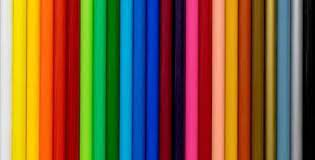
#> input picture prueba_imagen_deteccion/imagen.jpg, 315 x 160 px, given in place of the camera
$ python deteccion_naranja.py
#> lines starting #> are read from the running program, lines starting #| are printed output that depends on the picture; after the words box and inside, x2 and y2 are one past the last pixel; in counts of white or black regions, pixels touching at a corner belong together
### miniCurso/color.py
import cv2 as cv

def convertir(src, bajos , altos):
    mascaraNaranja = cv.inRange(src , bajos, altos) #CREO LAS MASCARAS DE NARANJA
    #etapa de contornos
    contornos, _ = cv.findContours(mascaraNaranja, cv.RETR_EXTERNAL, cv.CHAIN_APPROX_SIMPLE)
    return contornos

def dibujar(contornos, video, text):
        #realizamos un filtro para eliminar objetos basura
        for c in contornos:
            area = cv.contourArea(c)
            if area > 2000:
                M = cv.moments(c)
                if (M["m00"] == 0): M["m00"] = 1

                x = int(M["m10"]/M["m00"])
                y = int(M["m01"]/M["m00"])
                font = cv.FONT_HERSHEY_SIMPLEX

                cv.circle(video, (x, y), 5, (255,255,255), -1)
                cv.putText(video, text, (x, y+200), font, 1, (0,0,0), 5, cv.LINE_AA)
                contorno_suavisado = cv.convexHull(c)
                cv.drawContours(video ,[contorno_suavisado], 0 , (0,0,0) , 10)


### miniCurso/deteccion_naranja.py
import cv2 as cv
import numpy as np
import color as color

DEBUG_HSV = 0
cap = cv.VideoCapture(0)

# Cambia el tamaño de la ventana de visualización
cv.namedWindow("Ventana de Visualizacion", cv.WINDOW_NORMAL)  # Establece la ventana en modo redimensionable
# Rangos de Colores
#NARANJA
NARANJA_MIN = np.array([12, 100, 100],np.uint8)
NARANJA_MAX = np.array([20, 255, 255],np.uint8)
#AZUL
AZUL_MIN = np.array([110, 100, 20],np.uint8)
AZUL_MAX = np.array([128, 255, 255],np.uint8)
#verde
VERDE_MIN = np.array([45, 40, 70],np.uint8)
VERDE_MAX = np.array([80, 255, 255],np.uint8)

while True:
    hayvideo, video = cap.read() # Obtengo video en vivo si hayvideo es true => hay video
#> video is the input picture: shape (160, 315, 3); mean B, G, R 63.8, 95.1, 124
    if hayvideo:
        hsv_video = cv.cvtColor(video ,cv.COLOR_BGR2HSV) # paso el video a HSV(HUE SATURATION VALUE)
#> hsv_video: shape (160, 315, 3); mean H, S, V 65.6, 201.2, 163.3

        #color naranja
        contornos_naranja = color.convertir(hsv_video, NARANJA_MIN, NARANJA_MAX)
#> in convertir, `mascaraNaranja = cv.inRange(src , bajos, altos)`:
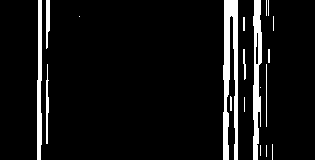
#> mascaraNaranja: shape (160, 315); 7.7% white; 19 white regions (9 under 20 px)
#> in convertir, `contornos, _ = cv.findContours(mascaraNaranja, cv.RETR_EXTERNAL, cv.CH..`: contornos = 19 contours, 13 with area under 20; largest, box (x1, y1, x2, y2) and area: (223, 0, 238, 160) 1284, (253, 0, 262, 160) 855, (37, 0, 42, 160) 510, (46, 0, 50, 49) 110, (46, 64, 49, 144) 80, (243, 49, 246, 80) 30
#> contornos_naranja has the same summary as contornos in convertir
        color.dibujar(contornos_naranja, video, "Objeto Naranja")
#> the loop in dibujar, `for c in contornos:` made 19 passes
#> area on passes 8, 10, 16, 17, 18, 19: 80.5, 29.5, 855, 1284.5, 109.5, 510

        #color azul
        contornos_azul = color.convertir(hsv_video, AZUL_MIN, AZUL_MAX)
#> in convertir (call 2), `mascaraNaranja = cv.inRange(src , bajos, altos)`:
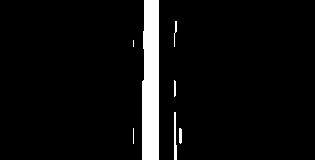
#> mascaraNaranja: shape (160, 315); 5.6% white; 7 white regions (2 under 20 px)
#> in convertir (call 2), `contornos, _ = cv.findContours(mascaraNaranja, cv.RETR_EXTERNAL, cv.CH..`: contornos = 7 contours, 4 with area under 20; largest, box (x1, y1, x2, y2) and area: (142, 0, 159, 160) 2402, (174, 112, 177, 160) 62, (179, 128, 182, 144) 28
#> contornos_azul has the same summary as contornos in convertir
        color.dibujar(contornos_azul, video, "Objeto azul")
#> call 2 of dibujar, with text = 'Objeto azul'
#> the loop in dibujar (call 2), `for c in contornos:` made 7 passes
#> (area, x, y, font) on pass 7: (2402, 150, 81, 0)
#> area on passes 1, 3: 28.5, 61.5
#> after the loop in dibujar (call 2), `for c in contornos:`:
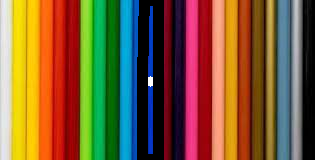
#> video: shape (160, 315, 3); 7.17% of pixels changed, all inside (x1, y1, x2, y2) = (137, 0, 164, 160)

        #color verde
        contornos_verde = color.convertir(hsv_video, VERDE_MIN, VERDE_MAX)
#> in convertir (call 3), `mascaraNaranja = cv.inRange(src , bajos, altos)`:
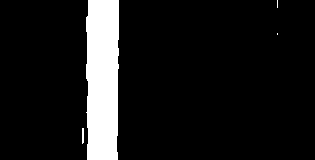
#> mascaraNaranja: shape (160, 315); 10% white; 4 white regions (2 under 20 px)
#> in convertir (call 3), `contornos, _ = cv.findContours(mascaraNaranja, cv.RETR_EXTERNAL, cv.CH..`: contornos = 4 contours, 3 with area under 20; largest, box (x1, y1, x2, y2) and area: (86, 0, 119, 160) 4791
#> contornos_verde has the same summary as contornos in convertir
        color.dibujar(contornos_verde, video, "Objeto verde")
#> call 3 of dibujar, with text = 'Objeto verde'
#> the loop in dibujar (call 3), `for c in contornos:` made 4 passes
#> (area, x, y, font) on pass 4: (4791, 102, 78, 0)
#> after the loop in dibujar (call 3), `for c in contornos:`:
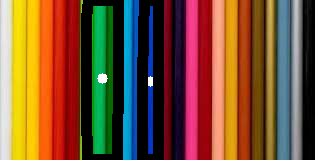
#> video: shape (160, 315, 3); 7.6% of pixels changed, all inside (x1, y1, x2, y2) = (81, 0, 124, 160)

        #MUESTRO POR VENTANA
        cv.imshow("Ventana de Visualizacion", video)
        if DEBUG_HSV == True :
            cv.imshow('Ventana video HSV', hsv_video)

        if cv.waitKey(1) == ord('s'): # Si es presionada durante 1ms la tecla 'S' ord() devuelve el valor que es comparado con waitKey(1) y el programa sale del while
#> (key Esc is pressed here)
            break

cap.release()# Liberar la captura de video y cerrar la cámara
cv.destroyAllWindows() # Cerrar cualquier ventana abierta
